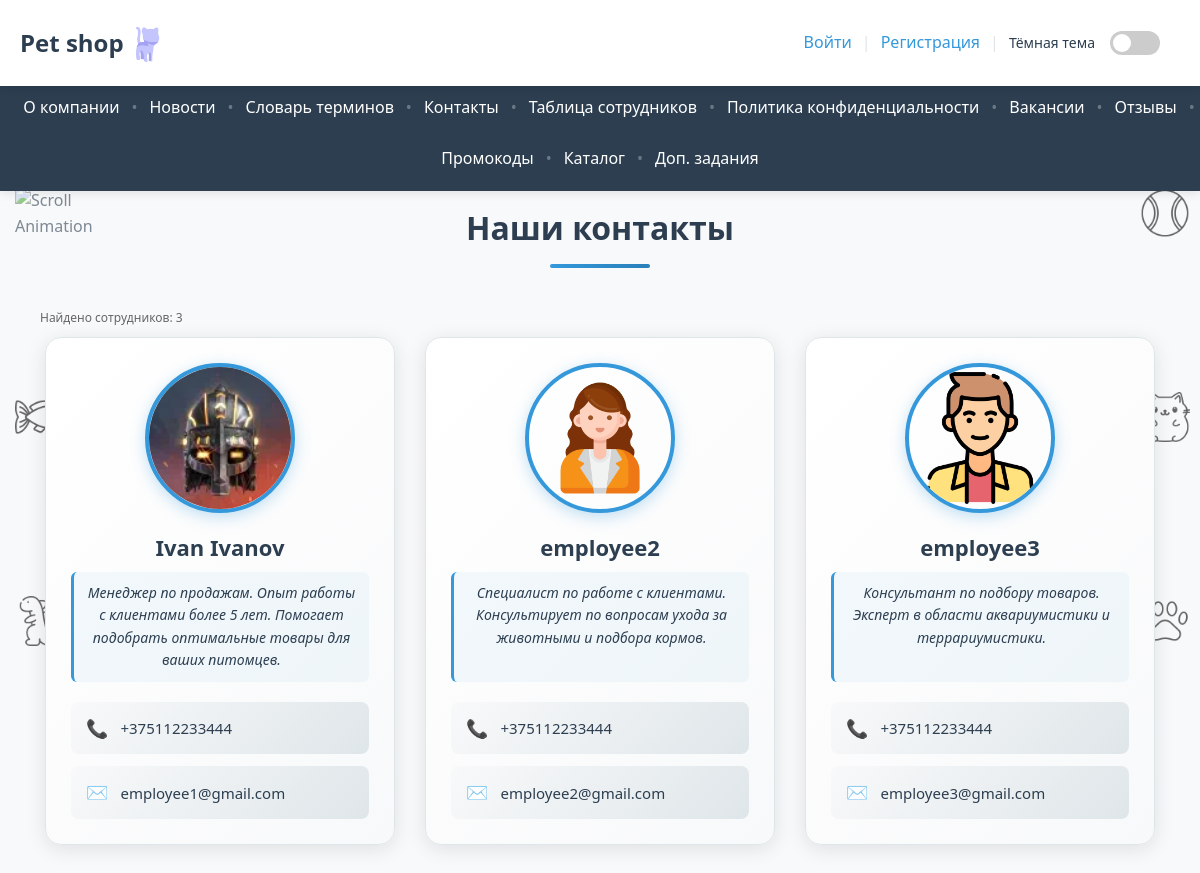
The page /contacts/ on the database as committed earlier.
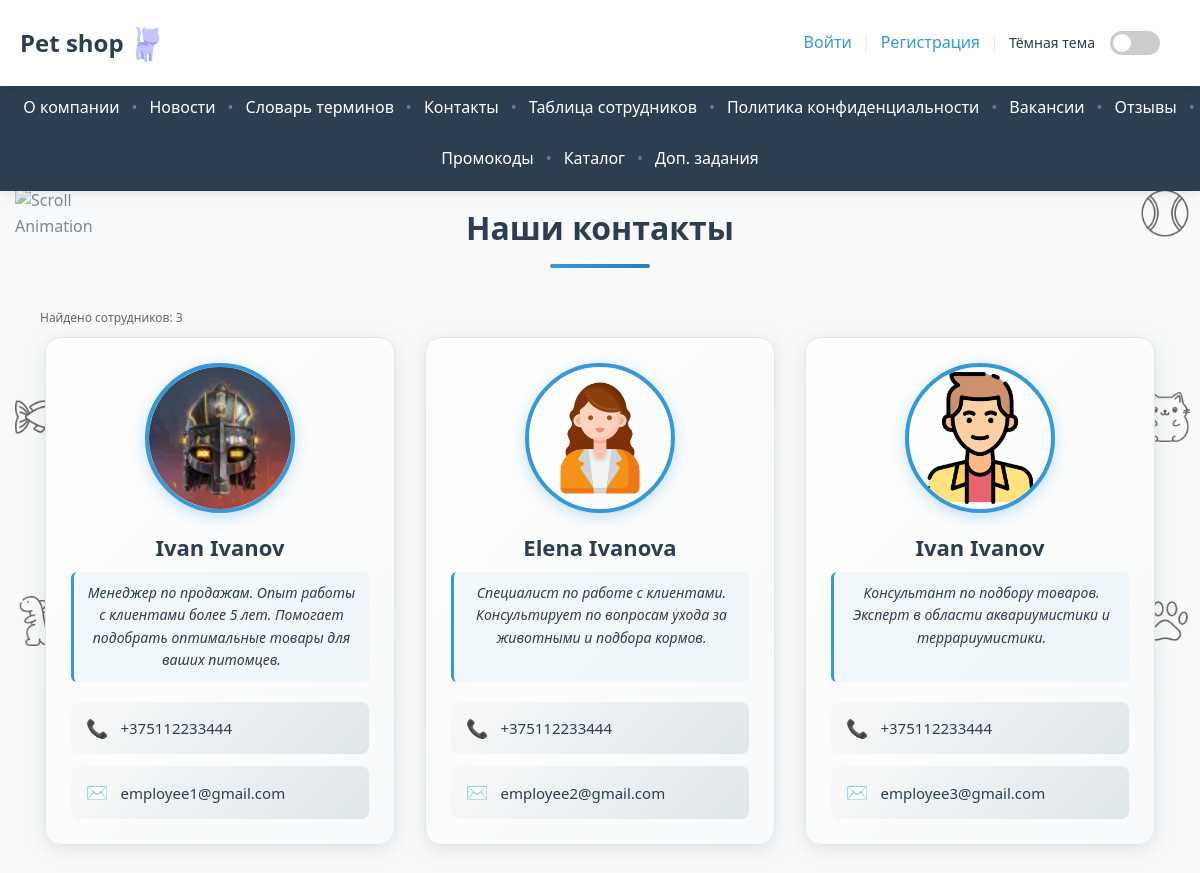
The same page on the database as committed later.
### pet_shop/models.py (models this page shows, shortened)
class ServiceUser(models.Model):
    user: User = models.OneToOneField(User, on_delete=models.CASCADE)
    phone = models.CharField(max_length=20, blank=True)
    address = models.TextField(blank=True)
    is_employee = models.BooleanField(default=False)
    birthday_date = models.DateField(default=timezone.now)
    balance = models.IntegerField(default=0)
    pic = models.ImageField(upload_to='pet_shop/images/avatar/', null=True)

### pet_shop/views.py (the view)
# urls.py: path('contacts/', views.contacts, name='contacts'),
def contacts(request):
    random_dog_url = None
    try:
        response = requests.get('https://dog.ceo/api/breeds/image/random')
        if response.status_code == 200:
            data = response.json()
            random_dog_url = data.get('message')
    except Exception:
        pass
    employees = models.ServiceUser.objects.filter(is_employee=True).select_related('user')
    job_descriptions = [
        "Менеджер по продажам. Опыт работы с клиентами более 5 лет. Помогает подобрать оптимальные товары для ваших питомцев.",
        "Специалист по работе с клиентами. Консультирует по вопросам ухода за животными и подбора кормов.",
        "Консультант по подбору товаров. Эксперт в области аквариумистики и террариумистики.",
        "Администратор магазина. Координирует работу магазина и обеспечивает качественное обслуживание клиентов.",
        "Ветеринарный консультант. Оказывает профессиональные консультации по здоровью и питанию животных.",
        "Маркетолог. Разрабатывает маркетинговые стратегии и продвигает бренд компании.",
        "Логист. Отвечает за доставку товаров и управление складскими запасами.",
        "Финансовый менеджер. Управляет финансовыми потоками и анализирует экономические показатели."
    ]
    employees_list = list(employees)
    for idx, employee in enumerate(employees_list):
        if not employee.address:
            employee.job_description = job_descriptions[idx % len(job_descriptions)]
        else:
            employee.job_description = employee.address
    context = {
        'employees': employees_list,
        'random_dog_url': random_dog_url
    }
    return render(request, 'pet_shop/company/contacts.html', context)

### pet_shop/templates/pet_shop/company/contacts.html (shortened to what this page needs)
{% extends "pet_shop/base.html" %}
{% load static %}
{% block extra_css %}
<link rel="stylesheet" href="{% static 'pet_shop/css/contacts.css' %}">
{% endblock %}
{% block content %}
<div class="container contact-page">
    <h3 class="contact-header">Наши контакты</h3>
    {% if employees %}
        <p style="color: #666; font-size: 12px; margin-bottom: 10px;">Найдено сотрудников: {{ employees|length }}</p>
    {% endif %}
    {% if employees and employees|length > 0 %}
    <div class="contacts-container">
        {% for employee in employees %}
        <div class="contact-card">
            <div class="contact-card-inner">
                <div class="contact-photo-wrapper">
                    {% with full_name=employee.user.get_full_name|default:employee.user.username %}
                    {% with initial=full_name|first|upper|default:"?" %}
                    {% if employee.pic %}
                        <img src="{{ employee.pic.url }}" alt="{{ full_name }}" class="contact-photo" onerror="handleImageError(this, '{{ initial }}');">
                    {% else %}
                        {% if forloop.counter0 == 0 or forloop.counter0 == 3 or forloop.counter0 == 6 or forloop.counter0 == 9 or forloop.counter0 == 12 %}
                            <img src="{% static 'pet_shop/images/avatar/ava_6.png' %}" alt="{{ full_name }}" class="contact-photo" onerror="handleImageError(this, '{{ initial }}');">
                        {% elif forloop.counter0 == 1 or forloop.counter0 == 4 or forloop.counter0 == 7 or forloop.counter0 == 10 or forloop.counter0 == 13 %}
                            <img src="{% static 'pet_shop/images/avatar/ava_7.png' %}" alt="{{ full_name }}" class="contact-photo" onerror="handleImageError(this, '{{ initial }}');">
                        {% else %}
                            <img src="{% static 'pet_shop/images/avatar/ava_8.png' %}" alt="{{ full_name }}" class="contact-photo" onerror="handleImageError(this, '{{ initial }}');">
                        {% endif %}
                    {% endif %}
                    {% endwith %}
                    {% endwith %}
                </div>
                <div class="contact-info">
                    <h4 class="contact-name">
                        {{ employee.user.get_full_name|default:employee.user.username }}
                    </h4>
                    <div class="contact-description">
                        {{ employee.job_description }}
                    </div>
                    <div class="contact-details">
                        {% if employee.phone %}
                        <div class="contact-detail-item">
                            <span class="contact-icon">📞</span>
                            <span class="contact-text">
                                {{ employee.phone }}
                            </span>
                        </div>
                        {% else %}
                        <div class="contact-detail-item" style="opacity: 0.5;">
                            <span class="contact-icon">📞</span>
                            <span class="contact-text">Телефон не указан</span>
                        </div>
                        {% endif %}
                        {% if employee.user.email %}
                        <div class="contact-detail-item">
                            <span class="contact-icon">✉️</span>
                            <span class="contact-text">
                                {{ employee.user.email }}
                            </span>
                        </div>
                        {% else %}
                        <div class="contact-detail-item" style="opacity: 0.5;">
                            <span class="contact-icon">✉️</span>
                            <span class="contact-text">Email не указан</span>
                        </div>
                        {% endif %}
                    </div>
                </div>
            </div>
        </div>
        {% endfor %}
    </div>
    {% endif %}
</div>
{% endblock %}

### pet_shop/templates/pet_shop/base.html (shortened to what this page needs)
<!DOCTYPE html>
<html lang="ru">
<head>
    {% load static %}
    <link rel="stylesheet" href="{% static 'pet_shop/css/base.css' %}">
    <link rel="stylesheet" href="{% static 'pet_shop/css/scroll-animation.css' %}">
    {% block extra_css %}{% endblock %}
</head>
<body>
    <div class="scroll-animation-container">
        <div class="scroll-animation-left">
            <div class="scroll-fish scroll-fish-1">
                <img src="{% static 'pet_shop/images/animation/scroll_1.png' %}" alt="Scroll Animation">
            </div>
            <div class="scroll-fish scroll-fish-2">
                <img src="{% static 'pet_shop/images/animation/scroll_2.png' %}" alt="Scroll Animation">
            </div>
            <div class="scroll-fish scroll-fish-3">
                <img src="{% static 'pet_shop/images/animation/scroll_3.png' %}" alt="Scroll Animation">
            </div>
        </div>
        <div class="scroll-animation-right">
            <div class="scroll-fish scroll-fish-1">
                <img src="{% static 'pet_shop/images/animation/scroll_4.png' %}" alt="Scroll Animation">
            </div>
            <div class="scroll-fish scroll-fish-2">
                <img src="{% static 'pet_shop/images/animation/scroll_5.png' %}" alt="Scroll Animation">
            </div>
            <div class="scroll-fish scroll-fish-3">
                <img src="{% static 'pet_shop/images/animation/scroll_6.png' %}" alt="Scroll Animation">
            </div>
        </div>
    </div>
    <div class="header">
        <div class="title-section">
            <a href="{% url 'pet_shop:index' %}">
                Pet shop
                <img src="{% static 'pet_shop/images/logo/logo_light_blue.png' %}" alt="Pet Shop Logo" class="logo" width="35" style="vertical-align: bottom;">
            </a>
        </div>
        <div class="auth-links">
            {% if user.is_authenticated %}
                <span class="theme-label">Тёмная тема</span>
                <label class="theme-toggle">
                    <input type="checkbox" class="theme-toggle-input" aria-label="Переключить тему">
                    <span class="theme-toggle-slider"></span>
                </label>
                <a href="{% url 'pet_shop:client_dashboard' %}">Личный кабинет</a>
                <a href="{% url 'pet_shop:logout' %}">Выйти</a>
            {% else %}
                <a href="{% url 'pet_shop:login' %}">Войти</a>
                <a href="{% url 'pet_shop:signup' %}">Регистрация</a>
                <span class="theme-label">Тёмная тема</span>
                <label class="theme-toggle">
                    <span class="theme-toggle-slider"></span>
                </label>
            {% endif %}
        </div>
    </div>
    <div class="footer-links">
        <a href="{% url 'pet_shop:about' %}">О компании</a>
        <a href="{% url 'pet_shop:news' %}">Новости</a>
        <a href="{% url 'pet_shop:glossary' %}">Словарь терминов</a>
        <a href="{% url 'pet_shop:contacts' %}">Контакты</a>
        <a href="{% url 'pet_shop:contacts_table' %}">Таблица сотрудников</a>
        <a href="{% url 'pet_shop:privacy' %}">Политика конфиденциальности</a>
        <a href="{% url 'pet_shop:vacancies' %}">Вакансии</a>
        <a href="{% url 'pet_shop:reviews' %}">Отзывы</a>
        <a href="{% url 'pet_shop:promocodes' %}">Промокоды</a>
        <a href="{% url 'pet_shop:catalog' %}">Каталог</a>
        <a href="{% url 'pet_shop:form_generator' %}">Доп. задания</a>
    </div>
    <div class="content">
        {% block content %}{% endblock %}
    </div>
</body>
</html>

### pet_shop/static/pet_shop/css/base.css (style rules this page uses)
:root { --primary-color: #3498db; --secondary-color: #2980b9; --accent-color: #e74c3c; --text-color: #2c3e50; --light-bg: #f8f9fa; --border-color: #dfe6e9; --header-bg: white; --footer-bg: #2c3e50; --footer-text: white; --footer-hover: #ecf0f1; }
* { box-sizing: border-box; }
body { font-family: 'Segoe UI', Tahoma, Geneva, Verdana, sans-serif; margin: 0; padding: 0; color: var(--text-color); line-height: 1.6; background-color: var(--light-bg); transition: background-color 0.3s ease, color 0.3s ease; }
a { text-decoration: none; color: var(--primary-color); transition: color 0.3s; }
.header { background-color: var(--header-bg); padding: 15px 20px; box-shadow: 0 2px 10px rgba(0,0,0,0.1); display: flex; justify-content: space-between; align-items: center; flex-wrap: wrap; position: fixed; top: 0; left: 0; right: 0; width: 100%; z-index: 1001; margin-bottom: 0; transition: background-color 0.3s ease; }
.title-section { font-size: 1.5rem; font-weight: bold; }
.title-section a { color: var(--text-color); }
.auth-links { background-color: var(--header-bg); padding: 10px 20px; text-align: right; display: flex; align-items: center; gap: 10px; transition: background-color 0.3s ease; }
.auth-links a { margin: 0; padding: 5px 0; position: relative; }
.auth-links a:not(:last-child):after { content: "|"; color: var(--border-color); margin-left: 10px; }
.theme-label { color: var(--text-color); font-size: 14px; margin-right: 5px; white-space: nowrap; display: inline-flex; align-items: center; }
.auth-links .theme-toggle { margin-right: 0; }
.auth-links .theme-toggle:after { content: "|"; color: var(--border-color); margin-left: 10px; }
.theme-toggle { position: relative; display: inline-block; width: 50px; height: 24px; margin: 0; cursor: pointer; flex-shrink: 0; }
.theme-toggle-slider { position: absolute; cursor: pointer; top: 0; left: 0; right: 0; bottom: 0; background-color: #ccc; transition: 0.4s; border-radius: 24px; }
.theme-toggle-slider:before { position: absolute; content: ""; height: 18px; width: 18px; left: 3px; bottom: 3px; background-color: white; transition: 0.4s; border-radius: 50%; }
.footer-links { background-color: var(--footer-bg); padding-top: 15px; padding-bottom: 15px; padding-left: 20px; padding-right: 20px; display: flex; flex-wrap: wrap; justify-content: center; gap: 15px 30px; position: fixed; top: 60px; margin-top: 15px; left: 0; right: 0; width: 100%; z-index: 1000; box-shadow: 0 2px 10px rgba(0,0,0,0.1); transition: background-color 0.3s ease; }
.footer-links a { color: var(--footer-text); padding: 5px 0; position: relative; transition: color 0.3s ease; }
.footer-links a:not(:last-child):after { content: "•"; color: rgba(255,255,255,0.3); position: absolute; right: -18px; }
.content { min-height: calc(100vh - 160px); padding: 20px; padding-top: 140px; max-width: 1200px; margin: 0 auto; position: relative; z-index: 10; }

### pet_shop/static/pet_shop/css/scroll-animation.css (style rules this page uses)
.scroll-animation-container { position: fixed; top: 120px; left: 0; width: 100%; height: calc(100vh - 120px); pointer-events: none; z-index: 1; overflow: hidden; }
.scroll-animation-left, .scroll-animation-right { position: absolute; top: 0; width: auto; height: 100%; padding: 0 20px; }
.scroll-animation-left { left: 0; }
.scroll-animation-right { right: 0; padding-right: 80px; }
.scroll-fish { position: absolute; width: 60px; height: 60px; opacity: 0.6; transition: transform 0.2s ease-out; pointer-events: none; transform-origin: center center; }
.scroll-fish img { width: 100%; height: 100%; object-fit: contain; }
.scroll-fish-1 { top: 10%; }
.scroll-fish-2 { top: 40%; }
.scroll-fish-3 { top: 70%; }
.scroll-animation-right .scroll-fish-1 { top: 10%; }
.scroll-animation-right .scroll-fish-2 { top: 40%; }
.scroll-animation-right .scroll-fish-3 { top: 70%; }
@media (max-width: 1200px) { .scroll-animation-left { padding: 0 15px; } }
@media (max-width: 1200px) { .scroll-animation-right { padding-right: 60px; } }
@media (max-width: 1200px) { .scroll-fish { width: 50px; height: 50px; } }

Rows that differ between the two databases and show on the page:
changed ServiceUser "employee2@gmail.com": pic: picture added; user.get_full_name "employee2" → "Elena Ivanova"
changed ServiceUser "employee3@gmail.com": pic: picture added; user.get_full_name "employee3" → "Ivan Ivanov"
